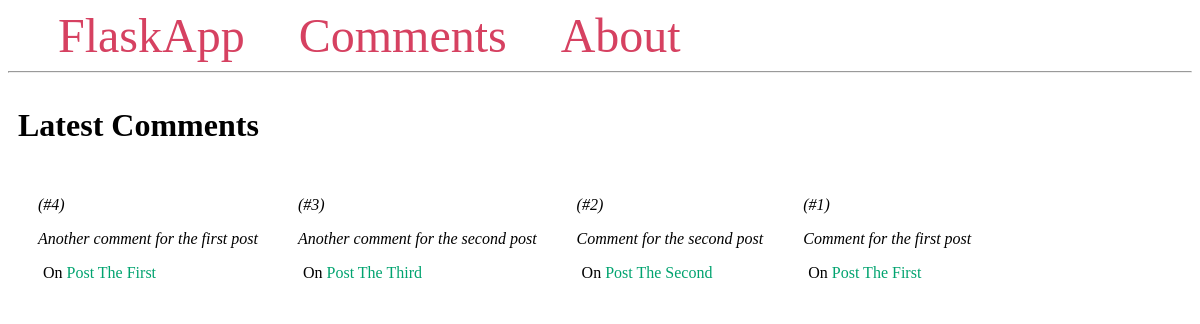
Page /comments/ on the committed database.
### app.py (models this page shows, shortened)
class Comment(db.Model):
  id = db.Column(db.Integer, primary_key=True)
  content = db.Column(db.Text)
  post_id = db.Column(db.Integer, db.ForeignKey('post.id'))

class Post(db.Model):
  id = db.Column(db.Integer, primary_key=True)
  title = db.Column(db.String(100))
  content = db.Column(db.Text)
  comments = db.relationship('Comment', backref='post')
  tags = db.relationship('Tag', secondary=post_tag, backref='posts')

### app.py (the view)
@app.route('/comments/')
def comments():
  comments = Comment.query.order_by(Comment.id.desc()).all()
  return render_template('comments.html', comments=comments)

### templates/comments.html
{% extends 'base.html' %}
{% block content %}
    <span class="title"><h1>{% block title %} Latest Comments {% endblock %}</h1></span>
    <div class="content">
                {% for comment in comments %}
                    <div class="comment">
                        <i>
                            (#{{ comment.id }})
                            <p>{{ comment.content }}</p>
                        </i>
                        <p class="title">
                        On <a href="{{ url_for('post',
                                                post_id=comment.post.id) }}">
                                {{ comment.post.title }}
                              </a>
                        </p>
                    </div>
                {% endfor %}
            </div>
    </div>
{% endblock %}

### templates/base.html (style rules this page uses)
.title { margin: 5px; }
.content { margin: 5px; width: 100%; display: flex; flex-direction: row; flex-wrap: wrap; }
.comment { padding: 10px; margin: 10px; background-color: #fff; }
.title a { color: #00a36f; text-decoration: none; }

### rows in the picture
Comment: id "4", content "Another comment for the first post", post "Post The First"
Comment: id "3", content "Another comment for the second post", post "Post The Third"
Comment: id "2", content "Comment for the second post", post "Post The Second"
Comment: id "1", content "Comment for the first post", post "Post The First"
